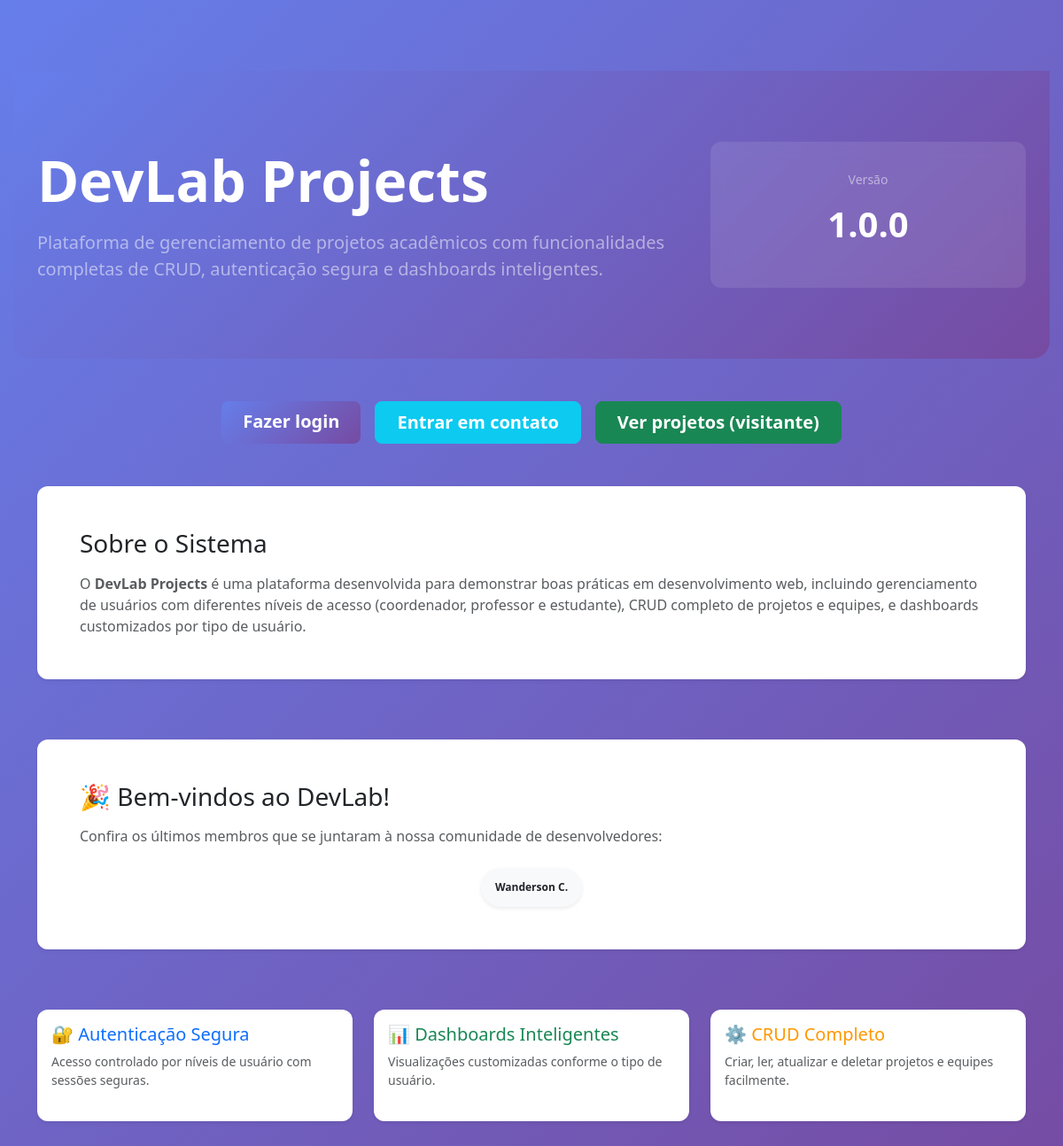
/, run on an earlier commit of the app's database.
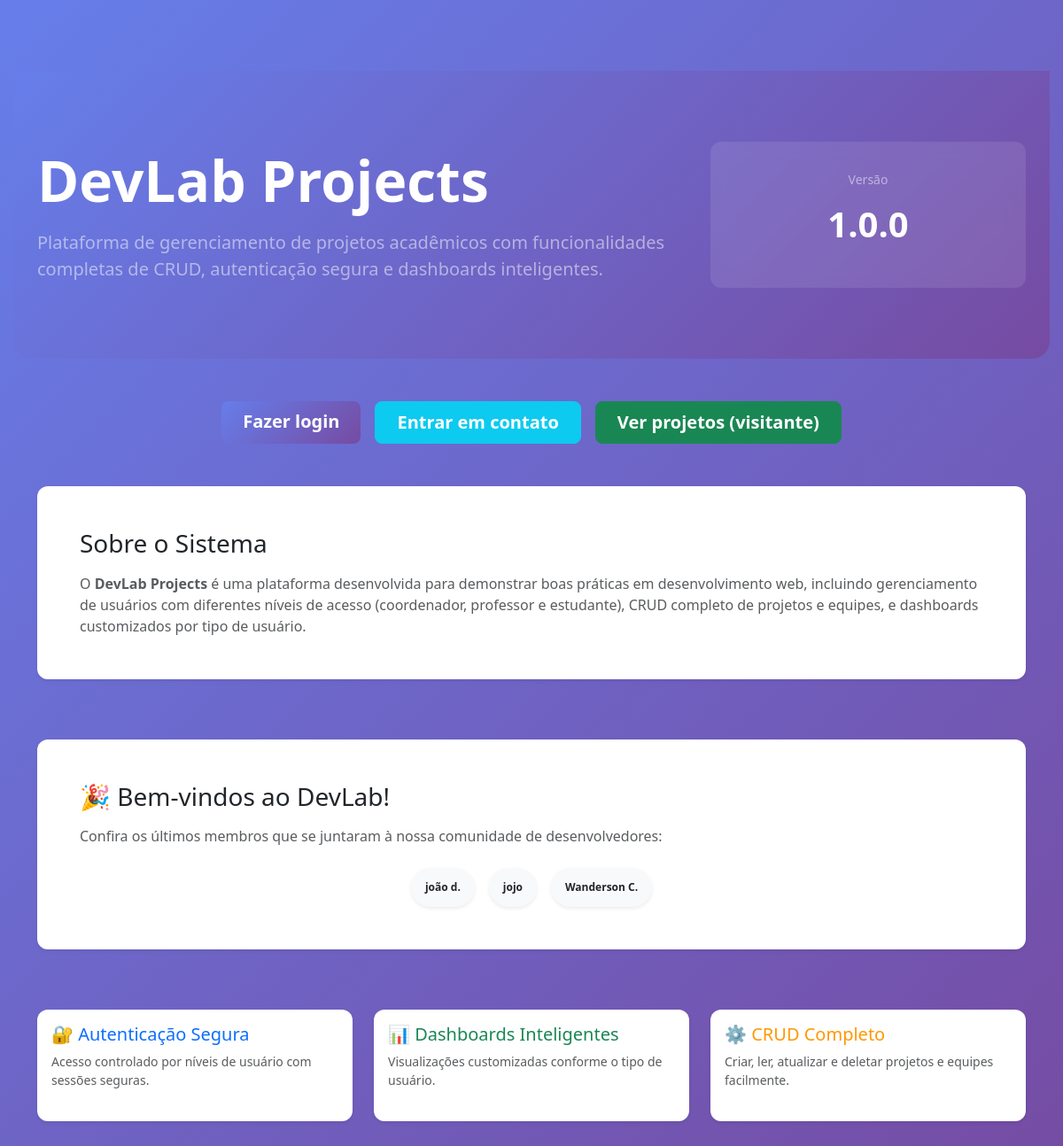
And on a later commit of the database.
### meuapp/models.py (models this page shows, shortened)
class SolicitacaoCadastro(models.Model):
    STATUS_CHOICES = [
        ('pendente', 'Pendente'),
        ('aprovada', 'Aprovada'),
        ('rejeitada', 'Rejeitada'),
    ]
    nome_completo = models.CharField(max_length=150)
    email = models.EmailField(unique=True)
    data_nascimento = models.DateField()
    senha_hash = models.CharField(max_length=255)  # Hash da senha
    matricula = models.CharField(max_length=20, unique=True)
    status = models.CharField(max_length=20, choices=STATUS_CHOICES, default='pendente')
    data_solicitacao = models.DateTimeField(auto_now_add=True)
    data_aprovacao = models.DateTimeField(null=True, blank=True)
    coordenador_aprovador = models.ForeignKey(
        Usuario,
        on_delete=models.SET_NULL,
        null=True,
        blank=True,
        related_name='solicitacoes_aprovadas',
        help_text="Coordenador que aprovou/rejeitou a solicitação"
    )
    motivo_rejeicao = models.TextField(blank=True, help_text="Motivo da rejeição (se aplicável)")
    class Meta:
        verbose_name = 'Solicitação de Cadastro'
        verbose_name_plural = 'Solicitações de Cadastro'
        ordering = ['-data_solicitacao']

### meuapp/views.py (the view)
# urls.py: path('', views.home, name='home'),
def home(request):
    coordenacao = {
        'nome': 'Coordenação de Projetos',
        'email': 'coordenacao@example.edu.br',
        'telefone': '+55 (61) 99999-0000',
        'local': 'Bloco A, Sala 101',
        'horario': 'Seg–Sex 09:00–17:00',
    }
    solicitacoes_aprovadas = SolicitacaoCadastro.objects.filter(status='aprovada').order_by('-data_aprovacao')[:5]
    context = {
        'coordenacao': coordenacao,
        'solicitacoes_aprovadas': solicitacoes_aprovadas,
    }
    return render(request, 'home.html', context)

### meuapp/templates/home.html (shortened to what the changed rows need)
{% extends 'base.html' %}
{% block content %}
<div
    style="background: linear-gradient(135deg, #667eea 0%, #764ba2 100%); padding: 5rem 0; margin: -30px 0 3rem -15px; margin-right: -15px; border-radius: 0 0 20px 20px;">
    <div class="container">
        <div class="row align-items-center">
            <div class="col-md-8">
                <h1 class="display-3 fw-bold text-white mb-3">DevLab Projects</h1>
            </div>
        </div>
    </div>
</div>
<div class="container my-5">
    {% if solicitacoes_aprovadas %}
    <div class="row mb-5">
        <div class="col-md-12">
            <div class="card border-0 shadow-sm" style="border-radius: 12px;">
                <div class="card-body p-5">
                    <div class="d-flex flex-wrap gap-3 justify-content-center">
                        {% for solicitacao in solicitacoes_aprovadas %}
                            {% with nome_partes=solicitacao.nome_completo.split %}
                            <span class="badge bg-light text-dark p-3 rounded-pill shadow-sm">
                                {{ nome_partes.0 }}
                                {% if nome_partes|length > 1 %}
                                    {{ nome_partes.1|first }}.
                                {% endif %}
                            </span>
                            {% endwith %}
                        {% endfor %}
                    </div>
                </div>
            </div>
        </div>
    </div>
    {% endif %}
</div>
{% endblock %}

What changed in the data, as far as the page shows it:
added SolicitacaoCadastro: nome_completo.split.0 "joão", nome_completo.split.1|first "d"
added SolicitacaoCadastro: nome_completo.split.0 "jojo"
